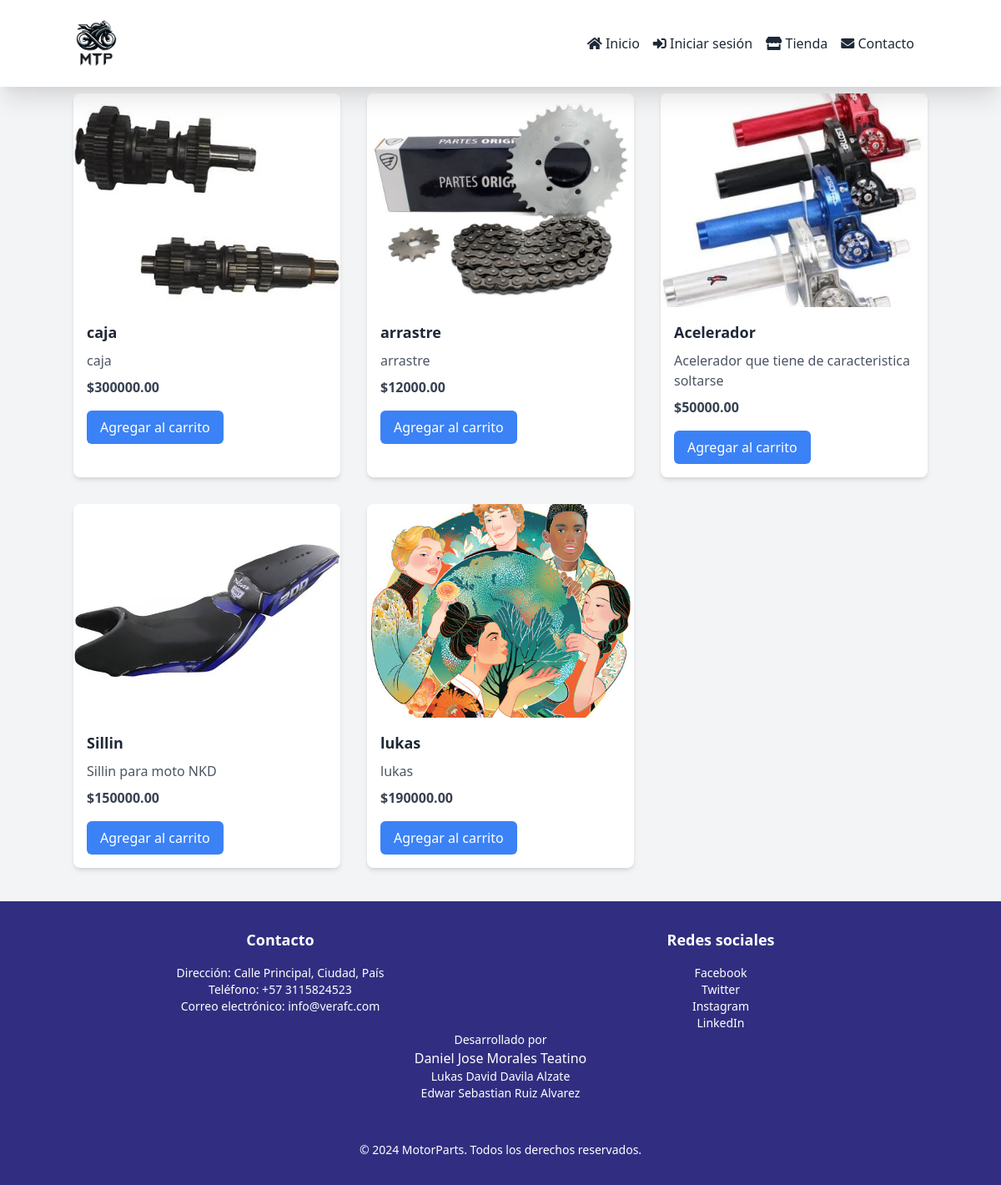
The page /src/tienda.php on the database its author committed.
### tables this page shows
CREATE TABLE `productos` (
  `id_producto` int(11) NOT NULL,
  `nombre` varchar(100) NOT NULL,
  `descripcion` text DEFAULT NULL,
  `precio` decimal(10,2) NOT NULL,
  `imagen_url` varchar(255) DEFAULT NULL
);

### src/tienda.php (the view, shortened to what this page needs)
<?php
$isLoggedIn = isset($_SESSION['correo']);
include 'php/conexion.php';
$sql = "SELECT * FROM productos";
$resultado = $conexion->query($sql);
$productos = [];
if ($resultado->num_rows > 0) {
    while ($row = $resultado->fetch_assoc()) {
        $productos[] = $row;
    }
}
?>
<!DOCTYPE html>
<html lang="es">
<head>
    <link href="https://cdn.jsdelivr.net/npm/tailwindcss@2.2.19/dist/tailwind.min.css" rel="stylesheet">
    <link rel="stylesheet" href="https://cdnjs.cloudflare.com/ajax/libs/font-awesome/5.15.4/css/all.min.css">
</head>
<body class="bg-gray-100">
<header class="bg-white text-gray-800 py-4 shadow-xl">
    <div class="container mx-auto flex justify-between items-center">
        <div class="my-2">
            <a href="../index.php"><img src="imagenes/logo.jpeg" alt="Logo" class="h-14"></a>
        </div>
        <nav class="space-x-4 flex items-center mr-4">
            <a href="../index.php" class="hover:text-blue-700 block">
                <i class="fas fa-home"></i>
                <span class="hidden md:inline">Inicio</span>
            </a>
            <?php if(!$isLoggedIn): ?>
                <a href="login.php" class="hover:text-blue-700 block">
                    <i class="fas fa-sign-in-alt"></i>
                    <span class="hidden md:inline">Iniciar sesión</span>
                </a>
            <?php endif; ?>
            <a href="tienda.php" class="hover:text-blue-700 block">
                <i class="fas fa-store"></i>
                <span class="hidden md:inline">Tienda</span>
            </a>
            <a href="contacto.php" class="hover:text-blue-700 block">
                <i class="fas fa-envelope"></i>
                <span class="hidden md:inline">Contacto</span>
            </a>
        </nav>
    </div>
</header>
<br><br><br>
<section class="py-10 m-15 ">
    <div class="container mx-auto grid grid-cols-1 md:grid-cols-2 lg:grid-cols-3 gap-8">
        <?php foreach($productos as $producto): ?>
        <div class="bg-white rounded-lg shadow-md overflow-hidden">
            <img src="<?php echo $producto['imagen_url']; ?>" alt="<?php echo $producto['nombre']; ?>" class="w-full h-64 object-cover">
            <div class="p-4">
                <h2 class="text-lg font-semibold text-gray-800"><?php echo $producto['nombre']; ?></h2>
                <p class="mt-2 text-gray-600"><?php echo $producto['descripcion']; ?></p>
                <p class="mt-2 text-gray-700 font-bold">$<?php echo $producto['precio']; ?></p>
                <form method="post">
                    <button type="submit" name="add_to_cart" class="mt-4 bg-blue-500 text-white px-4 py-2 rounded-md hover:bg-blue-600">Agregar al carrito</button>
                </form>
            </div>
        </div>
        <?php endforeach; ?>
    </div>
</section>
<footer class="bg-indigo-900 text-white py-8">
    <div class="container text-center mx-auto grid grid-cols-1 md:grid-cols-2 gap-8">
        <div>
            <h3 class="text-lg font-semibold mb-4">Contacto</h3>
            <p class="text-sm">Dirección: Calle Principal, Ciudad, País</p>
            <p class="text-sm">Teléfono: +57 3115824523</p>
            <p class="text-sm">Correo electrónico: info@verafc.com</p>
        </div>
        <div>
            <h3 class="text-lg font-semibold mb-4">Redes sociales</h3>
            <ul class="text-sm">
                <li><a href="#" class="hover:text-blue-300">Facebook</a></li>
                <li><a href="#" class="hover:text-blue-300">Twitter</a></li>
                <li><a href="#" class="hover:text-blue-300">Instagram</a></li>
                <li><a href="#" class="hover:text-blue-300">LinkedIn</a></li>
            </ul>
        </div>
    </div>
    <div class="container mx-auto  text-center ">
        <p class="text-sm ">Desarrollado por </p>
        <p><a href="#" class=" hover:text-blue-300">Daniel Jose Morales Teatino</a></p>
        <p class="text-sm"><a href="#" class=" hover:text-blue-300">Lukas David Davila Alzate</a></p>
        <p class="text-sm"><a href="#" class="hover:text-blue-300">Edwar Sebastian Ruiz Alvarez</a></p>
    </div>
    <br><br>
    <div class="container mx-auto text-center">
        <p class="text-sm">&copy; 2024 MotorParts. Todos los derechos reservados.</p>
    </div>
</footer>
</body>
</html>

### src/tienda.php (style rules this page uses)
header { position: fixed; top: 0; left: 0; width: 100%; z-index: 9999; background-color: white; box-shadow: 0 2px 4px rgba(0, 0, 0, 0.1); }

### rows shown on the page
productos: imagen_url+nombre (picture), nombre "caja", descripcion "caja", precio "300000.00"
productos: imagen_url+nombre (picture), nombre "arrastre", descripcion "arrastre", precio "12000.00"
productos: imagen_url+nombre (picture), nombre "Acelerador", descripcion "Acelerador que tiene de caracteristica soltarse", precio "50000.00"
productos: imagen_url+nombre (picture), nombre "Sillin", descripcion "Sillin para moto NKD", precio "150000.00"
productos: imagen_url+nombre (picture), nombre "lukas", descripcion "lukas", precio "190000.00"
